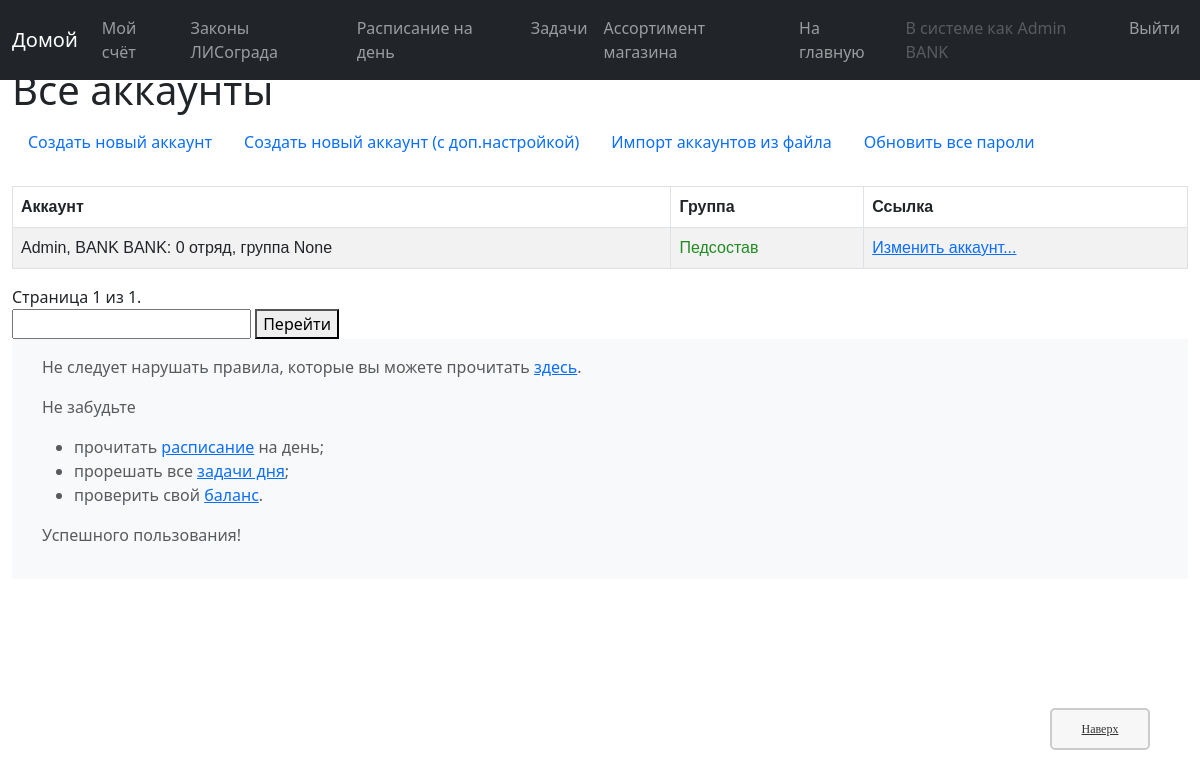
Before: /bank/account/info/ (signed in) with the older database file.
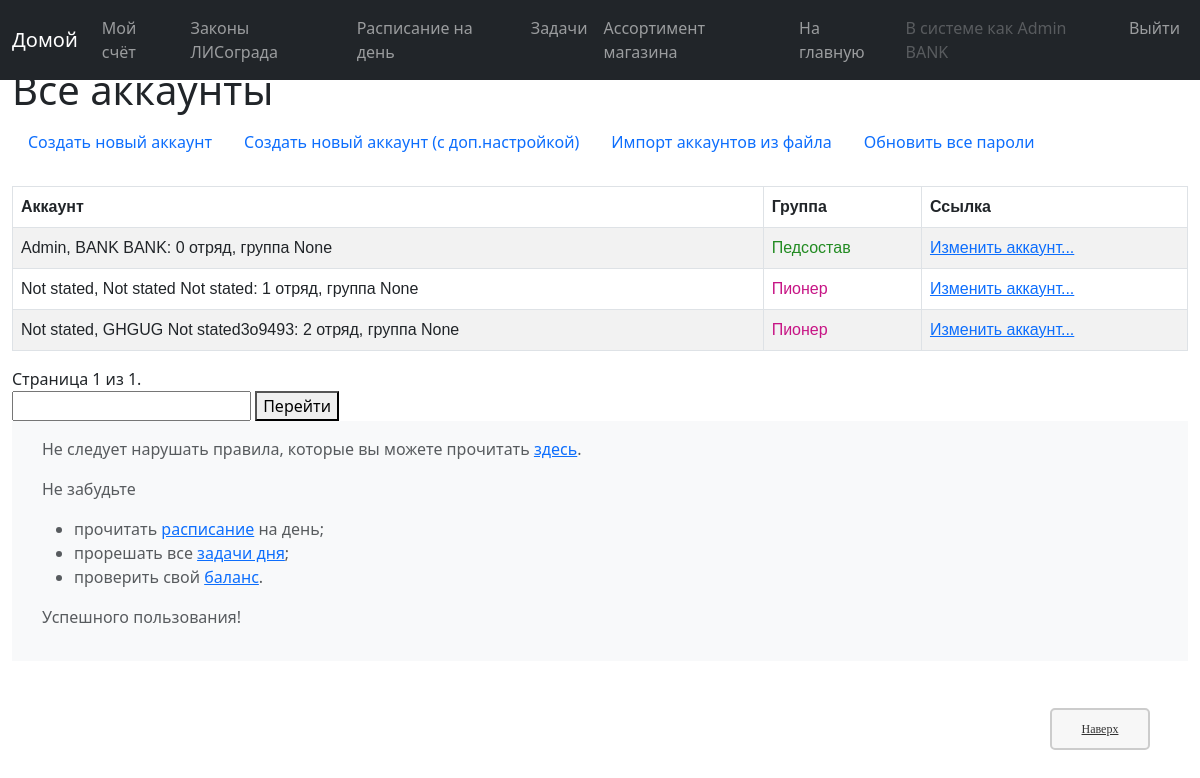
After: the same page with the newer database file.
### bank/models.py (models this page shows, shortened)
class account(models.Model):
    user = models.OneToOneField(User, on_delete=models.CASCADE, verbose_name=gc('account, fields, user, verbose_name'))
    balance = models.FloatField(default=0, verbose_name=gc('account, fields, balance, verbose_name'))
    id = models.UUIDField(primary_key=True, default=uuid.uuid4, help_text=gc('account, fields, id, help_text'))#, editable=False)
    first_name = models.CharField(max_length=40, default=gc('account, fields, first_name, default'),
                                  verbose_name=gc('account, fields, first_name, verbose_name'))   #   Имя
    middle_name = models.CharField(max_length=40, default=gc('account, fields, middle_name, default'),
                                   verbose_name=gc('account, fields, middle_name, verbose_name')) #   Отчество
    last_name = models.CharField(max_length=40, default=gc('account, fields, last_name, default'),
                                 verbose_name=gc('account, fields, last_name, verbose_name'))     #   Фамилия
    user_group = models.CharField(max_length=40, choices=EXISTING_GROUPS, default='None',
                                  help_text=gc('account, fields, user_group, help_text'),
                                  verbose_name=gc('account, fields, user_group, verbose_name'))
    party = models.IntegerField(default=0, verbose_name=gc('account, fields, party, verbose_name'))
    theme_self = models.CharField(max_length=50, choices=EXISTING_THEMES, default='default',
                                  help_text=gc('account, fields, theme_self, help_text'),
                                  verbose_name=gc('account, fields, theme_self, verbose_name'))
    account_status = models.CharField(max_length=100, default='', blank=True,
                                      verbose_name=gc('account, fields, account_status, verbose_name'))
    class Meta:
        ordering = ["party", "last_name"]
        permissions = PERMISSIONS
    def get_absolute_url_for_edit(self):
        return reverse('account-edit-n', args=[str(self.id)])
    def info(self) -> str:
        return f'{self.last_name}, {self.first_name} {self.middle_name}: {self.party} {gc("account, methods, info")} {self.user_group}'
    def short_name(self) -> str:
        return f'{self.last_name} {self.first_name}'
    def is_ped(self) -> bool:
        group = self.user.groups.get(name="pedagogue")
        return group is not None

### bank/views/accounts.py (the view)
@permission_required('bank.staff_')
@permission_required('bank.edit_users')
def account_info(request):
    acc_all = account.objects.all()
    paginator1 = Paginator(acc_all, 25)
    page1 = request.GET.get('page1')
    try:
        items1 = paginator1.page(page1)
    except PageNotAnInteger:
        items1 = paginator1.page(1)
    except EmptyPage:
        items1 = paginator1.page(paginator1.num_pages)
    return render(
        request,
        'bank/accounts/account_status.html',
        context={
            'object_list': items1,
        }
    )

### constants/constants.py (called while the page is built)
@lru_cache(None)
def get_const_bank_models(request: str) -> any:
    return get_smth_from_lc("bank", "models", '--'.join(request.split(', ')))

### utils/localization.py (called while the page is built)
def __request_handler__(request: str, info: any) -> any:
    rq = request.split('--')
    for i in rq: info = info[i]
    return info

def get_smth_from_lc(type_app: str, type_module: str, request: str) -> any:
    global info_all
    sbj = info_all[type_app][type_module]
    return __request_handler__(request, sbj)

### templates/bank/accounts/account_status.html (shortened to what this page needs)
{% extends "bank/base_generic.html" %}
{% block content %}
    <h1>Все аккаунты</h1>
    <ul class="nav">
    {% if perms.bank.staff_ %}
        <li class="nav-item"><a class="nav-link active" aria-current="page" href="{% url 'new-user' %}">Создать новый аккаунт</a></li>
        <li class="nav-item"><a class="nav-link active" aria-current="page" href="{% url 'new-user-custom' %}">Создать новый аккаунт (с доп.настройкой)</a></li>
        <li class="nav-item"><a class="nav-link active" aria-current="page" href="{% url 'new-user-auto' %}">Импорт аккаунтов из файла</a></li>
        {% if object_list %}
        <li class="nav-item"><a class="nav-link active" aria-current="page" href="{% url 'update-all-pass' %}">Обновить все пароли</a></li>
        {% endif %}
    {% endif %}
    </ul>
    <br />
    {% if object_list %}
    <table class="table table-striped table-hover table-bordered" cellpadding=30px>
        <thead>
            <tr>
                <th scope="col">Аккаунт</th>
                <th score="col">Группа</th>
                <th score="col">Ссылка</th>
            </tr>
        </thead>
        <tbody>
        {% for element in object_list %}
        <tr>
            <td>{{ element.info }}</td>
            <td>
                {% if element.is_ped == True %}
                    <span class="green">Педсостав</span>
                {% else %}
                    <span class="red">Пионер</span>
                {% endif %}
            </td>
            <td><a href="{{ element.get_absolute_url_for_edit }}">Изменить аккаунт...</a></td>
        </tr>
        {% endfor %}
    </table>
    <span class="page-current">
        Страница {{ object_list.number }} из {{ object_list.paginator.num_pages }}.
    </span>
    <form method="GET" action="{% url 'info-users' %}">
        <input type="text" name="page1" value="{{ messages.number }}" />
        <button type="submit">Перейти</button>
    </form>
    {% else %}
      <p>Ещё не существует ни одного аккаунта.</p>
    {% endif %}
{% endblock %}

Changed rows visible on the page:
added account: info "Not stated, Not stated Not stated: 1 отряд, группа None", shows "Пионер"
added account: info "Not stated, GHGUG Not stated3o9493: 2 отряд, группа None", shows "Пионер"
